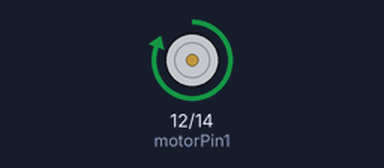
Bench run of a sketch on a simulated ESP32. Parts: motor-driver pin pairs drawn as motors (green arrow = first pin HIGH = forward, orange = second pin HIGH = backward, longer = more drive). WiFi joins after 1.5 s; servers stay silent unless stated; what the sketch prints to the serial monitor is not drawn.

Above: at 4.0 s.
At 9.0 s:
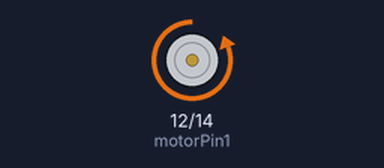
Timing chart, 0 to 14.5 s (numbered marks = the images above):
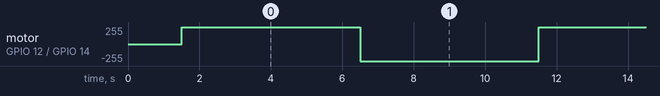

The sketch:

ESP_32_SIM800L_Wifi.ino
```cpp
#include <WiFi.h>;

const char* ssid = "WiFi-2.4-BE4E_EXT";
const char* password = "wueyz6dm44f2x";

const int motorPin1 = 12;
const int motorPin2 = 14;

int motorState1 = LOW;
int motorState2 = LOW;

void setup() {
  pinMode(motorPin1, OUTPUT);
  pinMode(motorPin2, OUTPUT);

  digitalWrite(motorPin1, motorState1);
  digitalWrite(motorPin2, motorState2);

  Serial.begin(115200);
  WiFi.begin(ssid,password);
  Serial.print("Connecting to WiFi");

  while (WiFi.status() != WL_CONNECTED) {
    Serial.print(".");
    delay(500);
  }

  Serial.println("\nConnected to the WiFi network");
  Serial.print("IP address: ");
  Serial.println(WiFi.localIP());


}

void loop() {
  if ((WiFi.status() == WL_CONNECTED)) {
    Serial.println("You can try to ping me");
    if (motorState1 == LOW) {
      motorState1 = HIGH;
      motorState2 = LOW;

    }
    else {
      motorState1 = LOW;
      motorState2 = HIGH;

    }
    digitalWrite(motorPin1, motorState1);
    digitalWrite(motorPin2, motorState2);
    delay(5000);
  }

  else {
    Serial.println("Connection lost");
  }

}
```

Measured:
- by itself, motor on GPIO 12 (motorPin1) / GPIO 14 (motorPin2): alternates forward 255/255 for 5.0 s and backward 255/255 for 5.0 s
